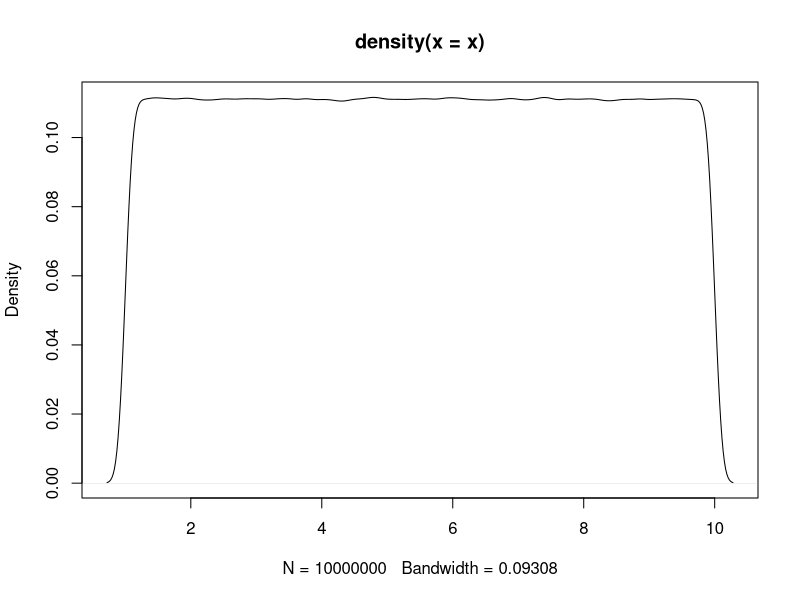
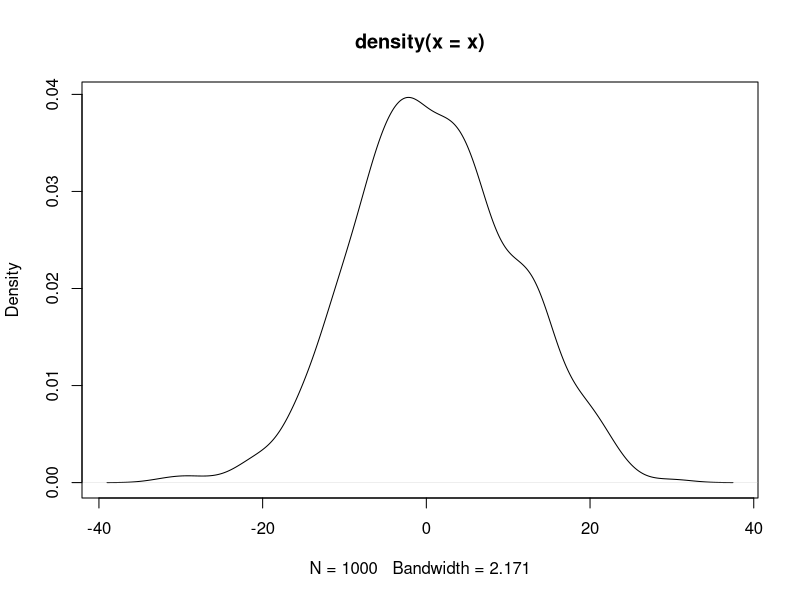
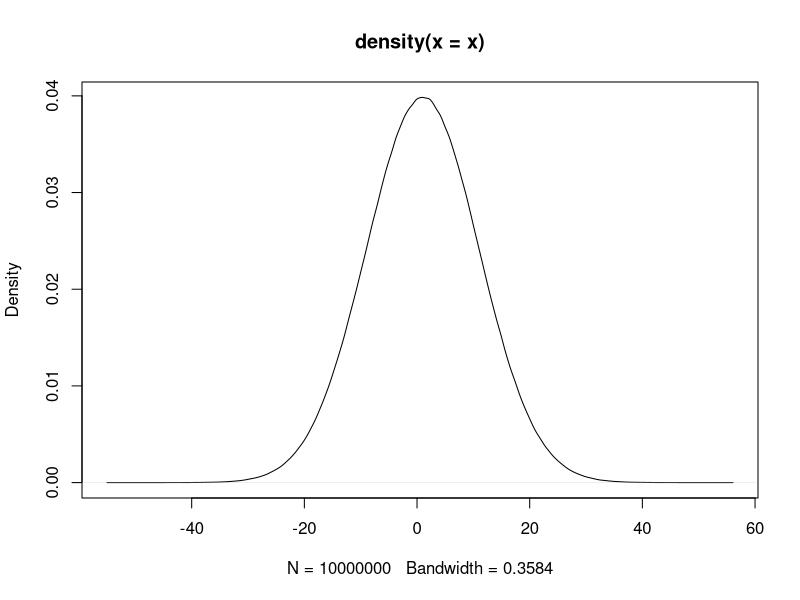

These charts were generated, in order, by the following R code:
## ---- chunk 1
knitr::opts_chunk$set(cache = T, warning = F, message = FALSE, class.output = "output")
library(tidyverse)
## ---- chunk 2
a <- 1
b <- c(1, 2, 3, 4)
c <- c("1", "2", "3", "4")
d <- c(b, a)
e <- "abcd"
## ---- chunk 3
income <- c(70100, 51300, 51100, 48400, 47600, 43000)
county <- c("台北", "新北", "桃園", "高雄", "台中", "台南")
population <- c(2.6, 3.9, 2.2, 2.7, 2.8, 1.8)
area <- c(271.8, 2052.5, 1221, 2951.9, 2214.9, 2191.7)
income
county[c(5, 3, 1)]
county <- county[c(5, 3, 1)]
county
area
population
## ---- chunk 4
a <- seq(11, 99, 11)
a
b <- 11:20
b
## ---- chunk 5
x <- runif(10000000, 1, 10) # uniform dist, n=1000
plot(density(x))
x <- rnorm(1000, 1, 10) # uniform dist, n=1000
plot(density(x))
x <- rnorm(10000000, 1, 10) # normal dist, n=1000
plot(density(x))
## ---- chunk 6
county
income
head(county)
tail(county)
length(county)
mode(county)
class(county)
# View(county)
length(county)
length(income)
## ---- chunk 7
county
county[c(5, 3, 1)] # how about country[c(1, 3, 5)]
county[3:6] # is it equal to country[c(3, 4, 5, 6)]
a <- 11:19
a[3:length(a)]
a[length(a):3]
## ---- chunk 8
b <- 11:20
b[-(3:5)]
b[-c(1, 3, 5)]
b
## ---- chunk 9
b <- b[-(3:5)]
b

a <- seq(11, 99, 11)
a <- a[-c(1, 3, 5)]
a

## ---- chunk 10
a <- 1:10
a <- c(a, 11)
a
b
a <- c(a, b)
a
a <- c(a, a, b)
a
## ---- chunk 11
a <- 11:19
a + 3
a / 2

a %% 2
a %/% 2
a %% 2== 0
which(a %% 2== 0)
a[which(a%% 2 == 0)]
a[c(2, 4, 6, 8)]
a %% 2 != 0
a[a%% 2 == 0]
a[a%%2 != 0]
a <- a %% 2 	# modular arithmetic, get the reminder
a <- a %/% 2 	# Quotient

## ---- chunk 12
a %% 2 == 0 	# deteting odd/even number
a %% 2 != 0
a[a%%2==0]
a > b
income > mean(income)

TRUE == T 		# == equal to,
TRUE != F    	# != Not equal to

any(a>11) # is there any element larger than 1
all(a>11) # are all elements larger than 1

## ---- chunk 13
a <- seq(11, 55, 11)
a[c(T, F, T, F, T)]
a[a%%2==1]
a%%2
a%%2==1
a <- c("你好","你好棒棒","你好棒","你真的好棒")
a[nchar(a)>3]

# which will return "index-of"
a <- seq(11, 55, 11)
a[which(a%%2==1)]
which(a%%2==1)
## ---- chunk 14
x <- c(33, 55, 22, 13, 4, 24)
mode(x)
class(x)
sort(x)
# x <- sort(x) # assign to replace original x
order(x) 
x[order(x)]
x[c(5, 4, 3, 6, 1, 2)]
## ---- chunk 15
a <- 11:19
min(a); max(a); mean(a); median(a); sd(a)
log2(a)
log1p(a)
?log1p
## ---- chunk 16
mode(county)				# character
mode(income)					# numeric
mode(income > mean(income))	# logical

testing <- c("26.142", "12.008", "7.032", "13.646", "4.589")
mode(testing)				# character

## ---- chunk 17
income.c <- as.character(income)
population.c <- as.numeric(population)

a <- seq(11, 99, 11)
a <- c(a, "100")

a <- seq(11, 99, 11)
sum(a%%2==1)


max(a)
## ---- chunk 18
a <- seq(11, 55, 11)
paste("A", a)		# concatenate
paste0("A", a)		# concatenate

